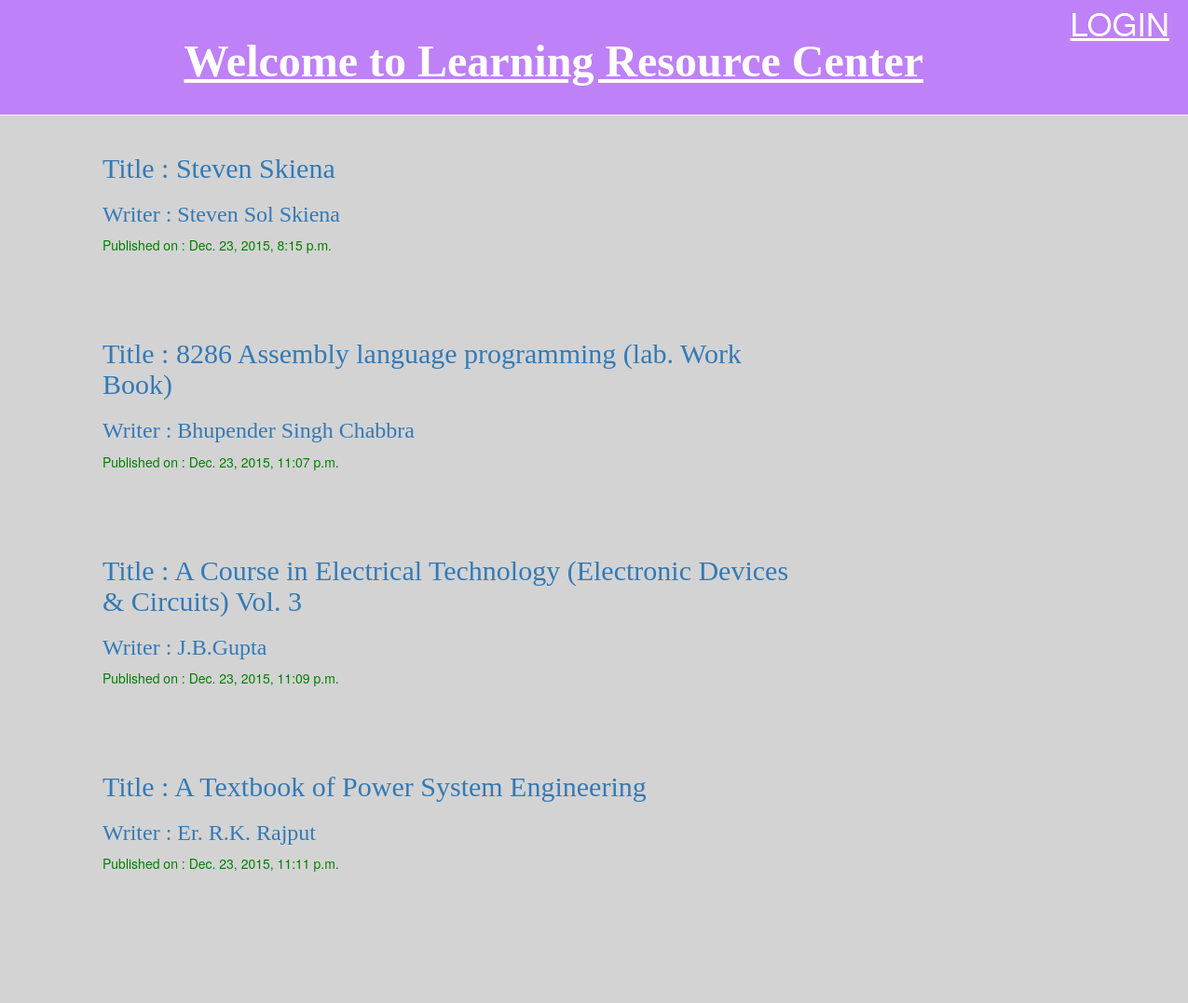
Page /lib/b/ on the committed database.
### library/models.py (models this page shows, shortened)
class lib(models.Model):
    author = models.ForeignKey('auth.User')
    section = models.CharField(max_length=200, null = 'true')
    title = models.CharField(max_length=200)
    writer = models.CharField(max_length=200,default='')
    published_date = models.DateTimeField(
            blank=True, null=True)

### library/views.py (the view)
# urls.py: url(r'^lib/b/$', views.lib_b, name='lib_b'),
def lib_b(request):
    books = lib.objects.filter(published_date__lte=timezone.now()).order_by('published_date')
    return render(request, 'library/lib_list2.html', { 'books' : books })

### library/templates/library/lib_list2.html
			{% extends 'library/base.html' %}
			{% block content %}
			{%  for post in books %}
			{% if post.section == '2' %}
			<div class="content container">
			<div class="row">
			<div class="col-md-8">
			<div class="try">
				<h2><a href="">Title :  {{ post.title }}</a></h2>
				<h3><a href="">Writer : {{ post.writer }}</a></h3>
				<p>Published on : {{ post.published_date }}</p>
			</div>
			</div>
			</div>
			</div>
			{% endif %}
			{% endfor %}
			{% endblock %}

### library/static/css/library.css (style rules this page uses)
.content { margin-left: 40px; }
h1, h2, h3, h4 { font-family: 'Lobster', cursive; }
.try { margin-bottom: 70px; }

### library/templates/library/base.html (style rules this page uses)
body { background-color:lightgrey; }
h2 { color:blue; }
h3 { color:red; }
p { color:green; }

### rows in the picture
lib: title "Steven Skiena", writer "Steven Sol Skiena", published_date "Dec. 23, 2015, 8:15 p.m."
lib: title "8286 Assembly language programming (lab. Work Book)", writer "Bhupender Singh Chabbra", published_date "Dec. 23, 2015, 11:07 p.m."
lib: title "A Course in Electrical Technology (Electronic Devices & Circuits) Vol. 3", writer "J.B.Gupta", published_date "Dec. 23, 2015, 11:09 p.m."
lib: title "A Textbook of Power System Engineering", writer "Er. R.K. Rajput", published_date "Dec. 23, 2015, 11:11 p.m."
